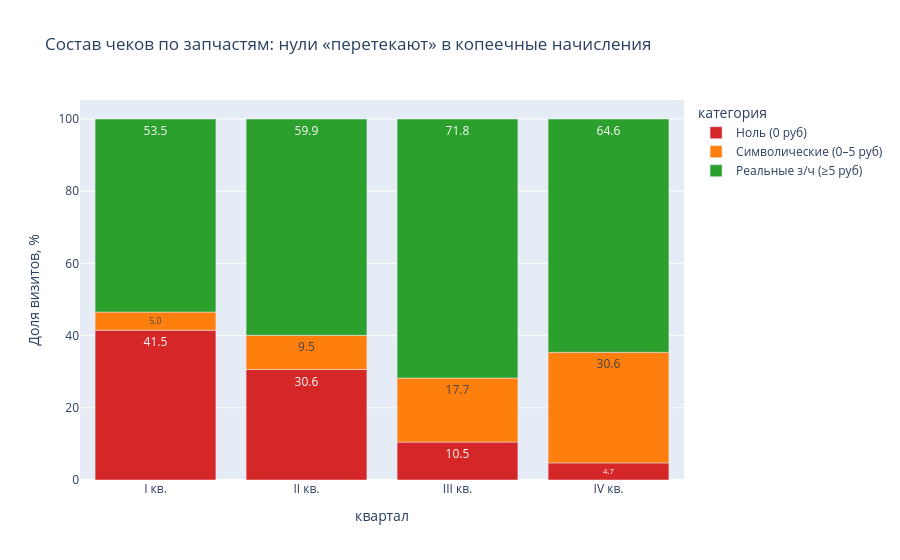

Source (notebook cell):
### Markdown cell above
## Проверка: за счёт чего упал показатель?

Разложим каждый визит на 3 категории по выручке за запчасти:
- **0 руб** — формально «без запчастей»;
- **0–5 руб** — символические (копеечные) начисления, реальной покупкой не являются;
- **≥5 руб** — реальные запчасти.

### Code cell
def cat(x):
    if x == 0:
        return 'Ноль (0 руб)'
    if x < 5:
        return 'Символические (0–5 руб)'
    return 'Реальные з/ч (≥5 руб)'

df['категория'] = df['выручка запчастей'].apply(cat)
comp = df.groupby(['квартал', 'категория']).size().unstack(fill_value=0).reindex(qorder)
comp_pct = comp.div(comp.sum(axis=1), axis=0) * 100
print(comp_pct.round(1).to_string())

catorder = ['Ноль (0 руб)', 'Символические (0–5 руб)', 'Реальные з/ч (≥5 руб)']
plot_df = comp_pct.reset_index().melt(id_vars='квартал', var_name='категория', value_name='доля')
fig = px.bar(
    plot_df, x='квартал', y='доля', color='категория', text_auto='.1f',
    category_orders={'квартал': qorder, 'категория': catorder},
    color_discrete_map={'Ноль (0 руб)': '#d62728',
                        'Символические (0–5 руб)': '#ff7f0e',
                        'Реальные з/ч (≥5 руб)': '#2ca02c'},
    labels={'доля': 'Доля визитов, %'},
    title='Состав чеков по запчастям: нули «перетекают» в копеечные начисления')
fig.show()

### Figure 1 — Plotly figure (JSON) as saved in the notebook; plotly's stock layout.template omitted (floating-point values rounded to 4 significant figures)
{"data": [{"hovertemplate": "категория=Ноль (0 руб)<br>квартал=%{x}<br>Доля визитов, %=%{y}<extra></extra>", "legendgroup": "Ноль (0 руб)", "marker": {"color": "#d62728", "pattern": {"shape": ""}}, "name": "Ноль (0 руб)", "orientation": "v", "showlegend": true, "textposition": "auto", "texttemplate": "%{y:.1f}", "x": ["I кв.", "II кв.", "III кв.", "IV кв."], "xaxis": "x", "y": [41.5, 30.61, 10.51, 4.738], "yaxis": "y", "type": "bar"}, {"hovertemplate": "категория=Символические (0–5 руб)<br>квартал=%{x}<br>Доля визитов, %=%{y}<extra></extra>", "legendgroup": "Символические (0–5 руб)", "marker": {"color": "#ff7f0e", "pattern": {"shape": ""}}, "name": "Символические (0–5 руб)", "orientation": "v", "showlegend": true, "textposition": "auto", "texttemplate": "%{y:.1f}", "x": ["I кв.", "II кв.", "III кв.", "IV кв."], "xaxis": "x", "y": [5.027, 9.458, 17.74, 30.65], "yaxis": "y", "type": "bar"}, {"hovertemplate": "категория=Реальные з/ч (≥5 руб)<br>квартал=%{x}<br>Доля визитов, %=%{y}<extra></extra>", "legendgroup": "Реальные з/ч (≥5 руб)", "marker": {"color": "#2ca02c", "pattern": {"shape": ""}}, "name": "Реальные з/ч (≥5 руб)", "orientation": "v", "showlegend": true, "textposition": "auto", "texttemplate": "%{y:.1f}", "x": ["I кв.", "II кв.", "III кв.", "IV кв."], "xaxis": "x", "y": [53.47, 59.93, 71.75, 64.62], "yaxis": "y", "type": "bar"}], "layout": {"xaxis": {"anchor": "y", "domain": [0.0, 1.0], "title": {"text": "квартал"}, "categoryorder": "array", "categoryarray": ["I кв.", "II кв.", "III кв.", "IV кв."]}, "yaxis": {"anchor": "x", "domain": [0.0, 1.0], "title": {"text": "Доля визитов, %"}}, "legend": {"title": {"text": "категория"}, "tracegroupgap": 0}, "title": {"text": "Состав чеков по запчастям: нули «перетекают» в копеечные начисления"}, "barmode": "relative"}}
